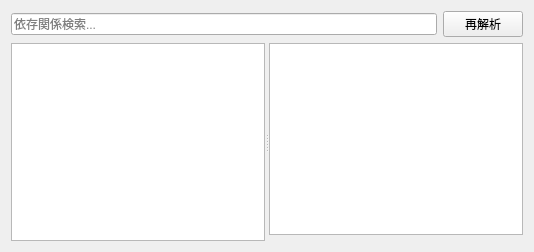
<?xml version="1.0" encoding="UTF-8"?>
<ui version="4.0">
 <class>DependencyWorkspace</class>
 <widget class="QWidget" name="dependencyWorkspace"><layout class="QVBoxLayout" name="verticalLayout_dependency"><item><layout class="QHBoxLayout" name="horizontalLayout_dependencyToolbar"><item><widget class="QLineEdit" name="dependencySearchEdit"><property name="placeholderText"><string>依存関係検索...</string></property></widget></item><item><widget class="QPushButton" name="dependencyRefreshButton"><property name="text"><string>再解析</string></property></widget></item></layout></item><item><widget class="QSplitter" name="dependencySplitter"><property name="orientation"><enum>Qt::Horizontal</enum></property><widget class="QGraphicsView" name="dependencyGraphView"/><widget class="QWidget" name="dependencyDetailPanel"><layout class="QVBoxLayout" name="verticalLayout_dependencyDetails"><item><widget class="QListView" name="dependencyReverseReferenceList"/></item><item><widget class="QStackedWidget" name="dependencyDetailStack"/></item></layout></widget></widget></item></layout></widget>
 <resources/>
 <connections/>
</ui>
